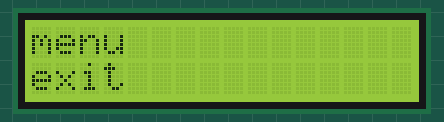
This sketch was run on a simulated Arduino Uno, built with avr-gcc and run on an emulated ATmega328P. On the bench: 16×2 character LCD. What the sketch prints to the serial monitor is not drawn.

Above: at 0.1 s.
At 1.1 s:
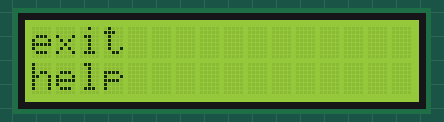

The sketch:

menu.ino
```cpp
#include <Wire.h>
#include <LiquidCrystal_PCF8574.h>

LiquidCrystal_PCF8574 lcd(0x27);  // set the LCD address to 0x27 for a 16 chars and 2 line display

int show;
int i;
void setup()
{
  int error;

  Serial.begin(9600);
  Serial.println("LCD...");

  while (! Serial);

  Serial.println("Dose: check for LCD");

  // See http://playground.arduino.cc/Main/I2cScanner
  Wire.begin();
  Wire.beginTransmission(0x27);
  error = Wire.endTransmission();
  Serial.print("Error: ");
  Serial.print(error);

  if (error == 0) {
    Serial.println(": LCD found.");

  } else {
    Serial.println(": LCD not found.");
  } // if

  lcd.begin(16, 2); // initialize the lcd
  show = 0;
  lcd.home();
} // setup()

void loop() {
lcd.clear();
lcd.setBacklight(1);
i = 0;
lcd.setCursor(0,i);
lcd.print("menu");
i = 1;
lcd.setCursor(0,i);
lcd.print("exit");
delay(1000);
lcd.clear();
i = 0;
lcd.setCursor(0,i);
lcd.print("exit");
i = 1;
lcd.setCursor(0,i);
lcd.print("help");
delay(1000);
}
```

Measured:
- what the display in image 1 shows lasts 1.0 s, from 1.1 s to 2.1 s
